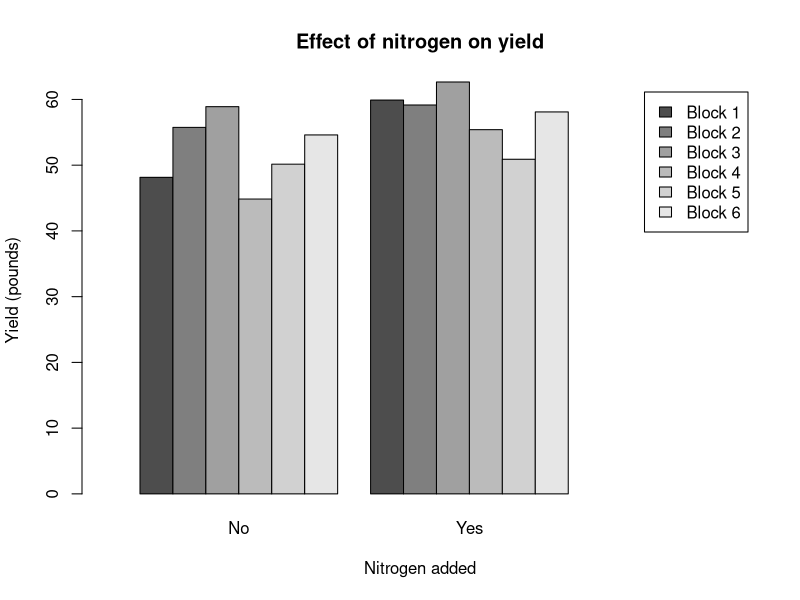

This chart was generated by the following R code:
# Load MASS package
library(MASS)

# Set seed 
set.seed(0)

# Create a vector representing the blocks
blocks <- rep(1:6, each = 4)

# Randomly assign nitrogen to two plots in each block
nitrogen <- rep(c(1,1,0,0), 6)
#nitrogen <- sample(nitrogen)

# Randomly assign phosphate to two plots in each block
phosphate <- rep(c(1,0,1,0), 6)
#phosphate <- sample(phosphate)

# Assign potassium to  two plots in each block
potassium <- rep(c(0,1,1,0), 6)
#potassium <- sample(potassium)

# Create a data frame to represent the randomization
randomization <- data.frame(blocks, nitrogen, phosphate, potassium)

# View the resulting randomization
print(randomization)

# Part B:

# Average Yield
avg_yield <- with(npk, tapply(yield, list(block, N), mean))


par(mfrow=c(1,1))
# Create a bar plot to show the results
barplot(avg_yield, 
        beside = TRUE, 
        legend = paste("Block", rownames(avg_yield)),
        xlab = "Nitrogen added", 
        names=c("No", "Yes"),
        xlim=c(0, 19),
        ylab = "Yield (pounds)", main = "Effect of nitrogen on yield")

# Part C:

# A full two-way ANOVA model
model <- aov(yield ~ block * N, data = npk)

# Print the ANOVA table
anova(model)
